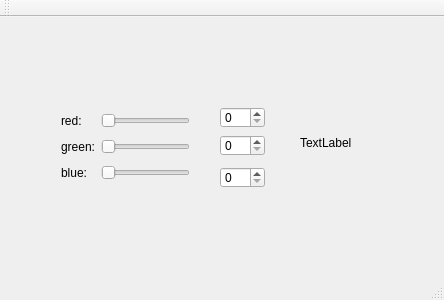
<?xml version="1.0" encoding="UTF-8"?>
<ui version="4.0">
 <class>MainWindow</class>
 <widget class="QMainWindow" name="MainWindow">
  <property name="geometry">
   <rect>
    <x>0</x>
    <y>0</y>
    <width>444</width>
    <height>300</height>
   </rect>
  </property>
  <property name="windowTitle">
   <string>MainWindow</string>
  </property>
  <widget class="QWidget" name="centralWidget">
   <widget class="QWidget" name="gridLayoutWidget">
    <property name="geometry">
     <rect>
      <x>50</x>
      <y>80</y>
      <width>151</width>
      <height>101</height>
     </rect>
    </property>
    <layout class="QGridLayout" name="gridLayout">
     <item row="1" column="1">
      <widget class="QSlider" name="horizontalSliderRed">
       <property name="orientation">
        <enum>Qt::Horizontal</enum>
       </property>
      </widget>
     </item>
     <item row="3" column="0">
      <widget class="QLabel" name="labelBlue">
       <property name="text">
        <string>blue:</string>
       </property>
      </widget>
     </item>
     <item row="1" column="0">
      <widget class="QLabel" name="labelRed">
       <property name="text">
        <string>red:</string>
       </property>
      </widget>
     </item>
     <item row="3" column="1">
      <widget class="QSlider" name="horizontalSliderBlue">
       <property name="orientation">
        <enum>Qt::Horizontal</enum>
       </property>
      </widget>
     </item>
     <item row="2" column="1">
      <widget class="QSlider" name="horizontalSliderGreen">
       <property name="orientation">
        <enum>Qt::Horizontal</enum>
       </property>
      </widget>
     </item>
     <item row="2" column="0">
      <widget class="QLabel" name="labelGreen">
       <property name="text">
        <string>green:</string>
       </property>
      </widget>
     </item>
    </layout>
   </widget>
   <widget class="QLabel" name="colorLabel">
    <property name="geometry">
     <rect>
      <x>300</x>
      <y>100</y>
      <width>62</width>
      <height>51</height>
     </rect>
    </property>
    <property name="text">
     <string>TextLabel</string>
    </property>
   </widget>
   <widget class="QSpinBox" name="spinBoxRed">
    <property name="geometry">
     <rect>
      <x>220</x>
      <y>90</y>
      <width>45</width>
      <height>21</height>
     </rect>
    </property>
   </widget>
   <widget class="QSpinBox" name="spinBoxGreen">
    <property name="geometry">
     <rect>
      <x>220</x>
      <y>118</y>
      <width>45</width>
      <height>21</height>
     </rect>
    </property>
   </widget>
   <widget class="QSpinBox" name="spinBoxBlue">
    <property name="geometry">
     <rect>
      <x>220</x>
      <y>150</y>
      <width>45</width>
      <height>21</height>
     </rect>
    </property>
   </widget>
  </widget>
  <widget class="QMenuBar" name="menuBar">
   <property name="geometry">
    <rect>
     <x>0</x>
     <y>0</y>
     <width>444</width>
     <height>25</height>
    </rect>
   </property>
  </widget>
  <widget class="QToolBar" name="mainToolBar">
   <attribute name="toolBarArea">
    <enum>TopToolBarArea</enum>
   </attribute>
   <attribute name="toolBarBreak">
    <bool>false</bool>
   </attribute>
  </widget>
  <widget class="QStatusBar" name="statusBar"/>
 </widget>
 <layoutdefault spacing="6" margin="11"/>
 <resources/>
 <connections>
  <connection>
   <sender>horizontalSliderRed</sender>
   <signal>valueChanged(int)</signal>
   <receiver>spinBoxRed</receiver>
   <slot>setValue(int)</slot>
   <hints>
    <hint type="sourcelabel">
     <x>196</x>
     <y>133</y>
    </hint>
    <hint type="destinationlabel">
     <x>236</x>
     <y>140</y>
    </hint>
   </hints>
  </connection>
  <connection>
   <sender>spinBoxRed</sender>
   <signal>valueChanged(int)</signal>
   <receiver>horizontalSliderRed</receiver>
   <slot>setValue(int)</slot>
   <hints>
    <hint type="sourcelabel">
     <x>236</x>
     <y>146</y>
    </hint>
    <hint type="destinationlabel">
     <x>166</x>
     <y>145</y>
    </hint>
   </hints>
  </connection>
  <connection>
   <sender>horizontalSliderGreen</sender>
   <signal>valueChanged(int)</signal>
   <receiver>spinBoxGreen</receiver>
   <slot>setValue(int)</slot>
   <hints>
    <hint type="sourcelabel">
     <x>190</x>
     <y>167</y>
    </hint>
    <hint type="destinationlabel">
     <x>244</x>
     <y>169</y>
    </hint>
   </hints>
  </connection>
  <connection>
   <sender>spinBoxGreen</sender>
   <signal>valueChanged(int)</signal>
   <receiver>horizontalSliderGreen</receiver>
   <slot>setValue(int)</slot>
   <hints>
    <hint type="sourcelabel">
     <x>244</x>
     <y>174</y>
    </hint>
    <hint type="destinationlabel">
     <x>158</x>
     <y>172</y>
    </hint>
   </hints>
  </connection>
  <connection>
   <sender>horizontalSliderBlue</sender>
   <signal>valueChanged(int)</signal>
   <receiver>spinBoxBlue</receiver>
   <slot>setValue(int)</slot>
   <hints>
    <hint type="sourcelabel">
     <x>183</x>
     <y>202</y>
    </hint>
    <hint type="destinationlabel">
     <x>235</x>
     <y>202</y>
    </hint>
   </hints>
  </connection>
  <connection>
   <sender>spinBoxBlue</sender>
   <signal>valueChanged(int)</signal>
   <receiver>horizontalSliderBlue</receiver>
   <slot>setValue(int)</slot>
   <hints>
    <hint type="sourcelabel">
     <x>243</x>
     <y>203</y>
    </hint>
    <hint type="destinationlabel">
     <x>168</x>
     <y>206</y>
    </hint>
   </hints>
  </connection>
 </connections>
</ui>
